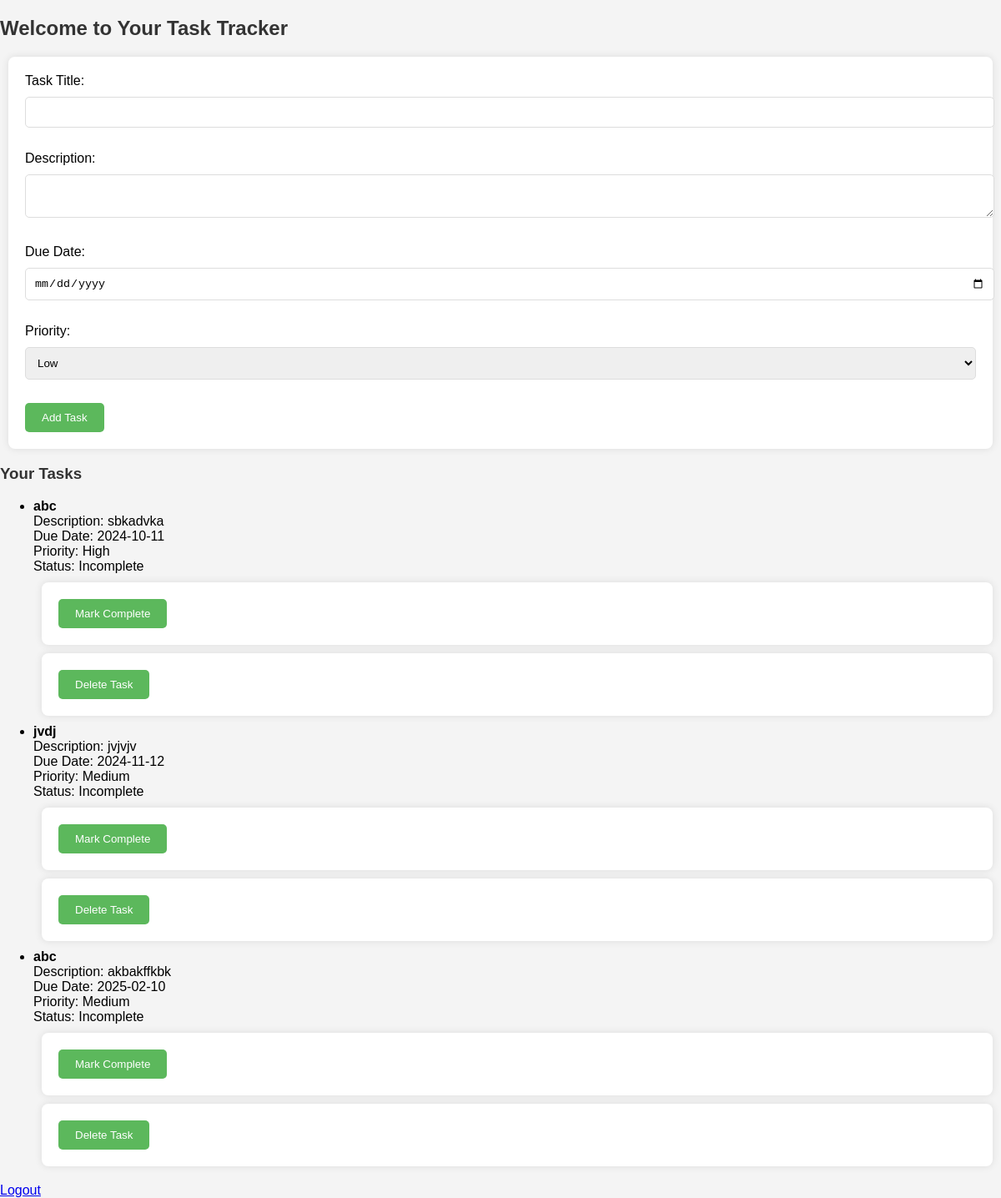
Screenshot of /home (signed in) with the database file from the repository.
### app.py (models this page shows)
class Task(db.Model):
    id = db.Column(db.Integer, primary_key=True)
    title = db.Column(db.String(120), nullable=False)
    description = db.Column(db.String(500))
    due_date = db.Column(db.String(50))
    priority = db.Column(db.String(50), default='Low')
    status = db.Column(db.Boolean, default=False)  # False means incomplete, True means completed
    user_id = db.Column(db.Integer, db.ForeignKey('user.id'), nullable=False)
    user = db.relationship('User', backref=db.backref('tasks', lazy=True))

### app.py (the view)
@app.route('/home')
def home():
    if 'user_id' not in session:
        return redirect(url_for('login'))
    user = User.query.get(session['user_id'])
    page = request.args.get('page', 1, type=int)  # Get page number from URL args
    tasks = Task.query.filter_by(user_id=user.id).paginate(page=page, per_page=5, error_out=False)  # Corrected
    return render_template('home.html', tasks=tasks.items, pagination=tasks)

### templates/home.html (shortened to what this page needs)
<!DOCTYPE html>
<html lang="en">
<head>
    <link rel="stylesheet" href="{{ url_for('static', filename='style.css') }}">
</head>
<body>
    <h2>Welcome to Your Task Tracker</h2>
    <form action="/add_task" method="POST">
        <label for="title">Task Title:</label>
        <input type="text" name="title" required><br><br>
        <label for="description">Description:</label>
        <textarea name="description" required></textarea><br><br>
        <label for="due_date">Due Date:</label>
        <input type="date" name="due_date" required><br><br>
        <label for="priority">Priority:</label>
        <select name="priority" required>
            <option value="Low">Low</option>
        </select><br><br>
        <button type="submit">Add Task</button>
    </form>
    <h3>Your Tasks</h3>
    <ul>
        {% for task in tasks %}
            <li>
                <strong>{{ task.title }}</strong><br>
                Description: {{ task.description }}<br>
                Due Date: {{ task.due_date }}<br>
                Priority: {{ task.priority }}<br>
                Status: {{ 'Completed' if task.status else 'Incomplete' }}<br>
                <form action="/update_task/{{ task.id }}" method="POST">
                    <button type="submit">{{ 'Mark Incomplete' if task.status else 'Mark Complete' }}</button>
                </form>
                <form action="/delete_task/{{ task.id }}" method="POST">
                    <button type="submit">Delete Task</button>
                </form>
            </li>
        {% endfor %}
    </ul>
    <a href="/logout">Logout</a>
</body>
</html>

### static/style.css (style rules this page uses)
body { font-family: Arial, sans-serif; background-color: #f4f4f4; margin: 0; padding: 0; }
h2, h3 { color: #333; }
form { background-color: white; padding: 20px; margin: 10px; border-radius: 8px; box-shadow: 0 0 10px rgba(0,0,0,0.1); }
input, textarea, select { width: 100%; padding: 10px; margin: 10px 0; border: 1px solid #ddd; border-radius: 5px; }
button { padding: 10px 20px; background-color: #5cb85c; color: white; border: none; border-radius: 5px; cursor: pointer; }

### rows the page displays
Task: title "abc", description "sbkadvka", due_date "2024-10-11", priority "High", status "Incomplete", status "Mark Complete"
Task: title "jvdj", description "jvjvjv", due_date "2024-11-12", priority "Medium", status "Incomplete", status "Mark Complete"
Task: title "abc", description "akbakffkbk", due_date "2025-02-10", priority "Medium", status "Incomplete", status "Mark Complete"
